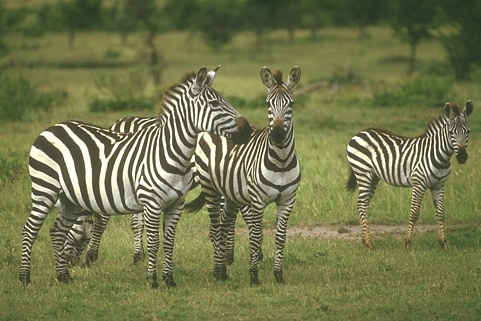
#> input picture 284.jpg, 481 x 321 px
$ jupyter execute figure02B.ipynb
#> lines starting #> are read from the running program, lines starting #| are printed output that depends on the picture
[cell 1]
# figure2B: plot likelihood for shared and independent covariance matrix along with filter arrangements
# author: Amir Farzmahdi
# last update: June 6th, 2024

[cell 2]
# required packages
import os
import pickle
import math
import random

import numpy as np
import scipy as sp
import cv2

import matplotlib
import matplotlib.pyplot as plt
import matplotlib.gridspec as gridspec
import seaborn as sns
from matplotlib.colors import TwoSlopeNorm

[cell 3]
# set random seed for Python's random module
random.seed(42)

[cell 4]
# settings

# filter parameters
n_row_col = 9

nsurr = 8
ncent = 2

n_loc = 81
n_theta = 9
cs_lev = [1, 1]  # Coarsest level (assuming this represents pyramid levels)
ndim = 10000  # Number of test images

# aperture settings
aperture_size = [50, 256]
aperture_half_size = np.divide(aperture_size, 2).astype(int)
background_value = 255

selected_ori = [0, 4, 8]

# colors for groups of filters
colors = [[0.93, 0.4, 0.64], [0.9, 0.76, 0.58]]

# font parameters
matplotlib.rcParams['font.family'] = 'Arial'
matplotlib.rcParams['font.size'] = 8

[cell 5]
with open('locs_list.csv', "rb") as fp:
#> (reads locs_list.csv from the repository)
    locs_list = pickle.load(fp)
locs_list = locs_list['locs_list']

with open('p_shared_ind_nat_test_images.csv', "rb") as fp:
#> (reads p_shared_ind_nat_test_images.csv from the repository)
    p_diff = pickle.load(fp)
p_data = p_diff['p_diff']

[cell 6]
# read the image and convert to grayscale
img = cv2.imread('284.jpg')
#> img is the input picture: shape (321, 481, 3); mean B, G, R 77, 118.6, 114.6
img_gray = cv2.cvtColor(img, cv2.COLOR_BGR2GRAY)
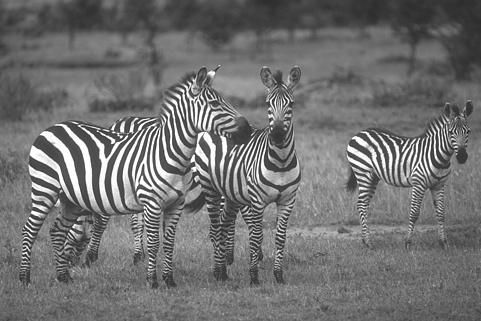
#> img_gray: shape (321, 481); min 33, max 255, mean 112.7

# crop the image
img_cropped = img_gray[42:298, 122:378]
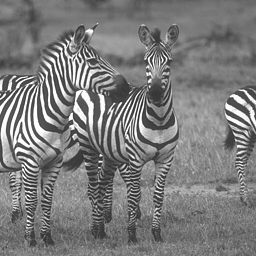
#> img_cropped: shape (256, 256); min 35, max 255, mean 124.1

# define window sizes
window_small_radius = aperture_size[0]  # Radius of the small window
window_large_radius = aperture_size[1] - 5  # Radius of the large window

# Create meshgrid for window creation
X, Y = np.meshgrid(np.linspace(0, 2*window_large_radius-1, aperture_size[1]),
                   np.linspace(0, 2*window_large_radius-1, aperture_size[1]))

# calculate distances from the center
distances_from_center_small = np.sqrt((X - window_large_radius)**2 + (Y - window_large_radius)**2)
distances_from_center_large = np.sqrt((X - window_large_radius)**2 + (Y - window_large_radius)**2)

# create circular masks for small and large windows
small_window_mask = distances_from_center_small < window_small_radius
large_window_mask = distances_from_center_large < window_large_radius

# normalize the image and apply the masks to create small and large windows
img_normalized = (np.float32(img_cropped) - background_value) / 255.0
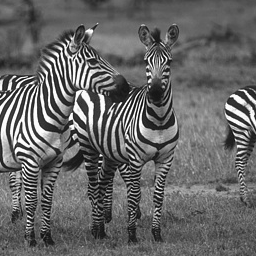
#> img_normalized: shape (256, 256) float32; min -0.863, max 0, mean -0.514; drawn with min black and max white
small_img = (small_window_mask * img_normalized) + (background_value / 255.0)
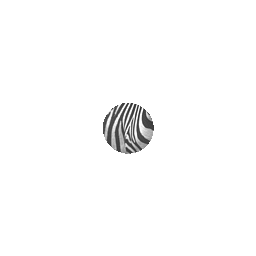
#> small_img: shape (256, 256) float32; min 0.145, max 1, mean 0.986
large_img = (large_window_mask * img_normalized) + (background_value / 255.0)
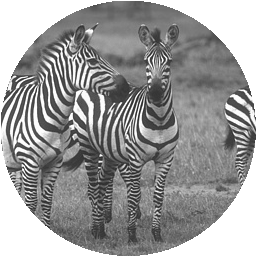
#> large_img: shape (256, 256) float32; min 0.137, max 1, mean 0.607

[cell 7]
s = np.linspace(0, nsurr, nsurr + 1)
c = np.linspace(0, ncent - 1, ncent)
y_, x_ = np.meshgrid(s, c)
y_ = np.matrix.flatten(y_)
x_ = np.matrix.flatten(x_)

nrow = 1
ncol = 4
fig  = plt.figure(figsize=(7, 1.5))
gs_main = gridspec.GridSpec(nrow, ncol, figure=fig, wspace=0.25, width_ratios=[1,1,1,1])

cbar_ax = fig.add_axes([0.92, .12, .01, .75])

x = np.linspace(0,35,36)
_xticks = np.linspace(0,n_row_col-1,3) + 0.5
_yticks = np.linspace(0,n_row_col-1,3) + 0.5

vmin = np.min(p_data)
vmax = -np.min(p_data)

# Left panel
ax = fig.add_subplot(gs_main[0,0])

num = -1
for i_row in range(n_row_col):
    for i_col in range(n_row_col):
        num = num + 1
        if num == 40:
            i = 0
        else:
            i = 1
        circle = plt.Circle((int(len(large_img)/2)+locs_list[num][9][1]*2**cs_lev[0],
                            int(len(large_img)/2)+locs_list[num][9][2]*2**cs_lev[0]),
                            aperture_half_size[0], ls='-', lw = 0.4,
                            color=colors[i], fill=False,alpha=1)
        ax.add_patch(circle)
#> after the loop, num = 80

ax.get_xaxis().set_visible(False)
ax.get_yaxis().set_visible(False)
ax.spines['top'].set_visible(False)
ax.spines['bottom'].set_visible(False)
ax.spines['left'].set_visible(False)
ax.spines['right'].set_visible(False)

ax.imshow(large_img, cmap='gray')

# Right panel
for i, ori in enumerate(selected_ori):
    ax = fig.add_subplot(gs_main[0,i+1])
    idx = np.linspace((i*36),(i+1)*36-1,36)
    norm = TwoSlopeNorm(vcenter=0, vmin=-0.02, vmax=22)

    sns.heatmap(np.reshape(p_data[:,ori],(n_row_col,n_row_col)),ax= ax,annot=False,
                linewidths=0.25,cmap='PRGn',annot_kws={"fontsize":3},center=0,vmin=vmin,
               vmax=vmax,cbar=i == 0, cbar_ax=None if i else cbar_ax, cbar_kws={'label':r'$\mathregular{log(p_{shared})-log(p_{independent})}$'})
    cbar_ax.axes.tick_params(labelsize=8, width = 0.5, length = 0.4,pad=2)
    cbar_ax.axes.yaxis.label.set_fontsize(8)
    cbar_ax.set_yticks([-0.02, 0, 0.02])
    cbar_ax.set_yticklabels(['-0.02', '0', '>0.02'])
    cbar_ax.yaxis.set_label_coords(5,0.5)

    if i == 0:
        ax.set_xlabel('dx', fontsize=8, labelpad=1) # \u0394d
        ax.set_xticks(_xticks)
        ax.set_xticklabels(['-3RF', '0', '+3RF'])

        ax.set_ylabel('dy',fontsize=8, labelpad=1) # \u0394d
        ax.set_yticks(_yticks)
        ax.set_yticklabels(['+3RF', '0', '-3RF'])
    else:
        ax.set_xticks([])
        ax.set_yticks([])

    ax.tick_params(axis='both', labelsize=8, width = 0.5, length = 0.4, pad=2)

plt.savefig('figure2B.pdf', bbox_inches='tight',  dpi = 300)
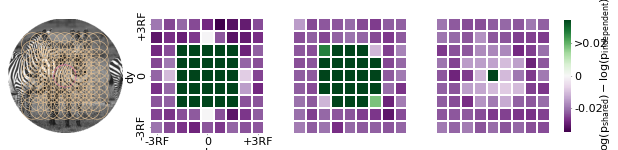
#> figure drawn by matplotlib, 5 panels
